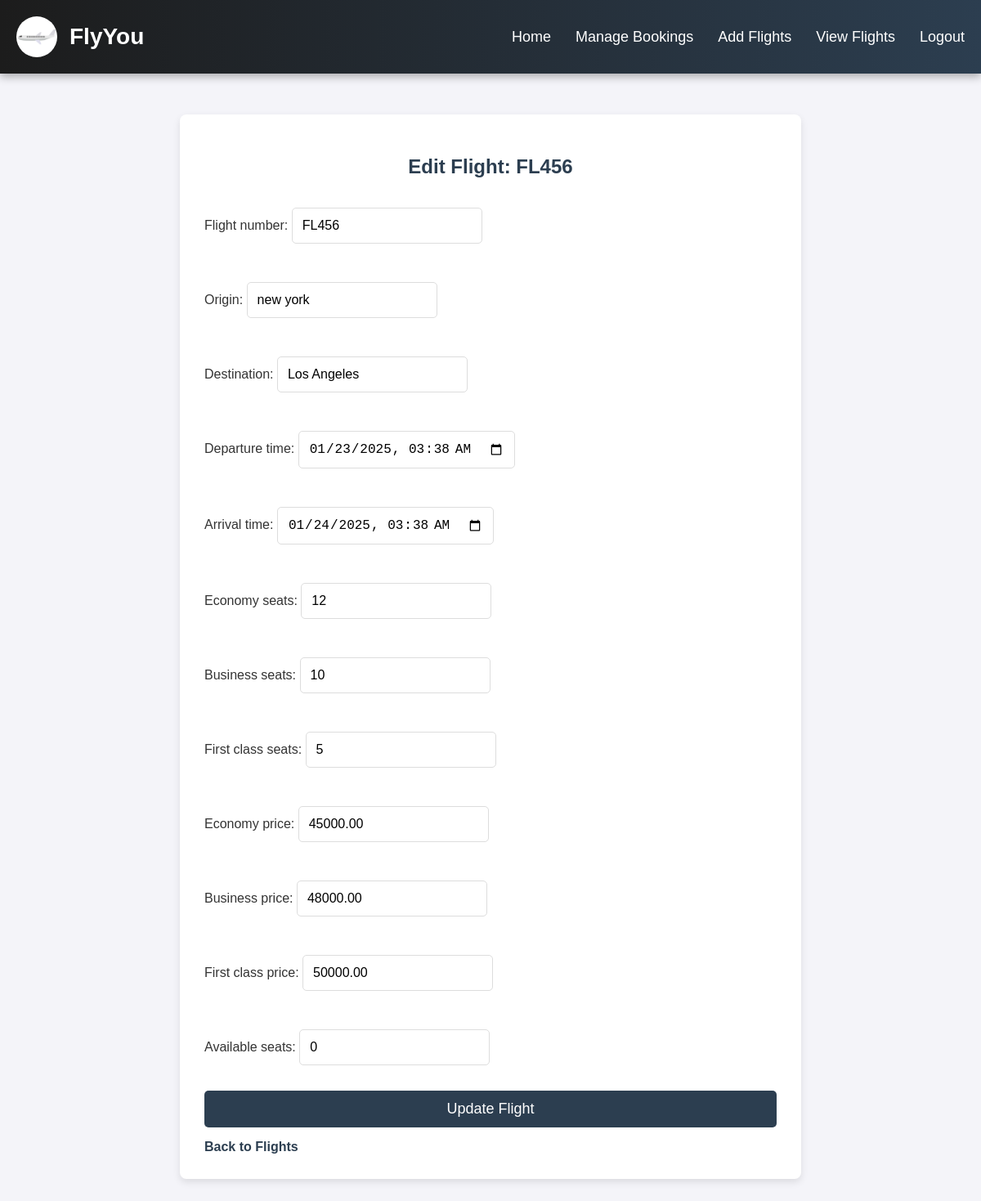
/edit/2/ (signed in), run on an earlier commit of the app's database.
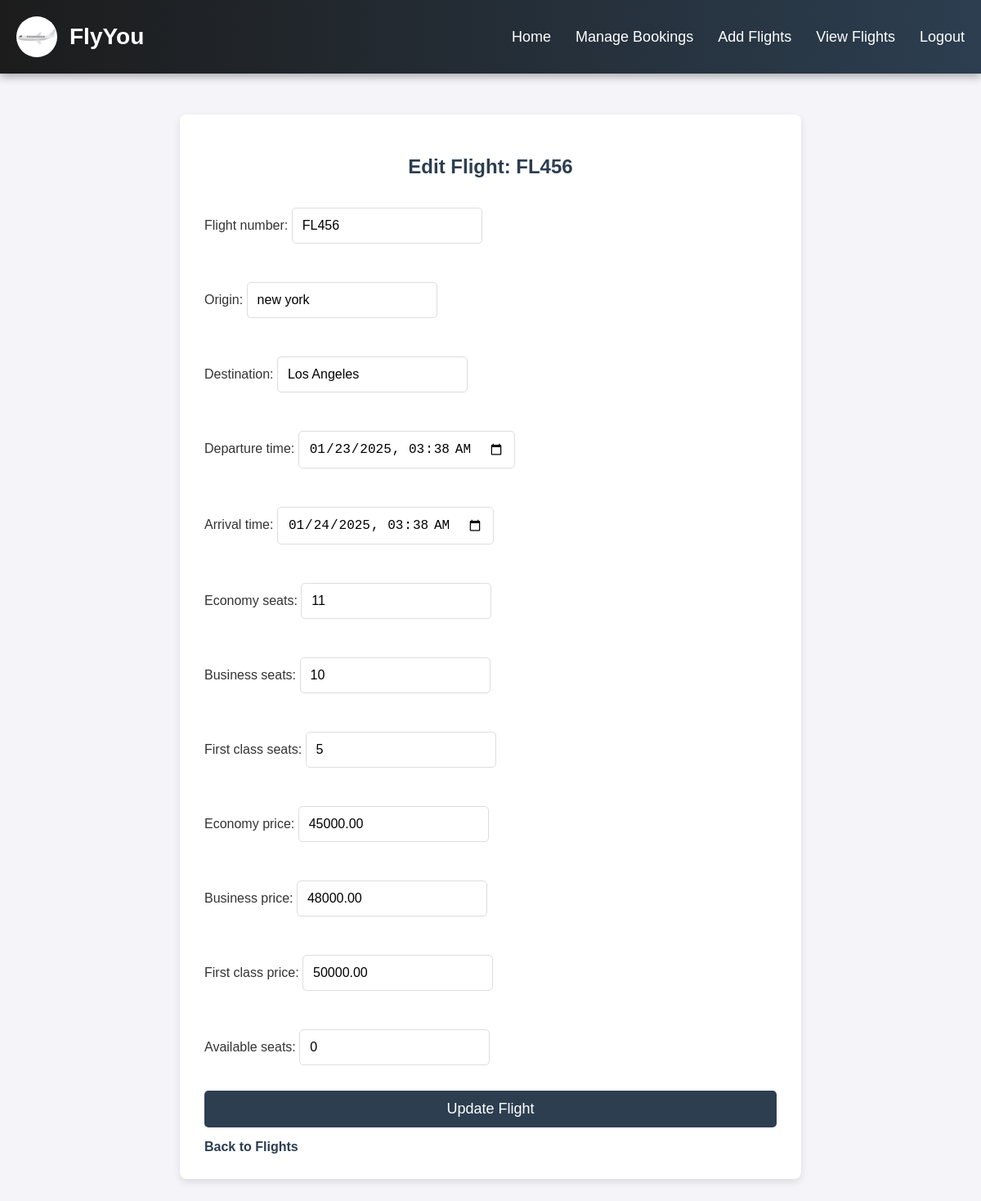
And on a later commit of the database.
### app/models.py (models this page shows, shortened)
class Flight(models.Model):
    flight_number = models.CharField(max_length=100)
    origin = models.CharField(max_length=100)
    destination = models.CharField(max_length=100)
    departure_time = models.DateTimeField()
    arrival_time = models.DateTimeField()
    economy_seats = models.IntegerField(default=0)
    business_seats = models.IntegerField(default=0)
    first_class_seats = models.IntegerField(default=0)
    economy_price = models.DecimalField(max_digits=10, decimal_places=2)
    business_price = models.DecimalField(max_digits=10, decimal_places=2)
    first_class_price = models.DecimalField(max_digits=10, decimal_places=2)
    available_seats = models.IntegerField(default=0)

### app/views.py (the view)
# urls.py: path('edit/<int:flight_id>/', views.edit_flight, name='edit_flight'),
@login_required
def edit_flight(request, flight_id):
    flight = get_object_or_404(Flight, id=flight_id)
    if request.method == 'POST':
        form = FlightForm(request.POST, instance=flight)
        if form.is_valid():
            form.save()
            return redirect('flight_list')  # Redirect to flight list
    else:
        form = FlightForm(instance=flight)
    return render(request, 'admin/edit_flight.html', {'form': form})

### app/forms.py
class FlightForm(forms.ModelForm):
    class Meta:
        model = Flight
        fields = ['flight_number', 'origin', 'destination', 'departure_time', 'arrival_time','economy_seats','business_seats','first_class_seats','economy_price','business_price','first_class_price','available_seats' ]
        widgets = {
            'departure_time': forms.DateTimeInput(attrs={'type': 'datetime-local'}),
            'arrival_time': forms.DateTimeInput(attrs={'type': 'datetime-local'}),
        }

### templates/admin/edit_flight.html (shortened to what this page needs)
<!DOCTYPE html>
<html lang="en">
<head>
    {% load static %}
</head>
<body>
    <nav>
        <div class="navbar-container">
            <div class="navbar-brand">
                <img src="{% static 'images/flightlogo.png' %}" alt="Logo" class="logo">
                <span class="brand-name">FlyYou</span>
            </div>
            <ul class="navbar-links">
                <li class="nav-item">
                    <a href="{% url 'admin_home' %}">Home</a>
                </li>
                <li class="nav-item">
                    <a href="{% url 'manage_bookings' %}">Manage Bookings</a>
                </li>
                <li class="nav-item">
                    <a href="{% url 'add_flight' %}">Add Flights</a>
                </li>
                <li class="nav-item">
                    <a href="{% url 'flight_list' %}">View Flights</a>
                </li>
                <li class="nav-item">
                    <a href="{% url 'user_logout' %}">Logout</a>
                </li>
            </ul>
        </div>
    </nav>
    <div class="container">
        {% block content %}
            <h2>Edit Flight: {{ form.instance.flight_number }}</h2>
            <form method="POST">
                {{ form.as_p }}
                <button type="submit">Update Flight</button>
            </form>
            <a href="{% url 'flight_list' %}" class="back-link">Back to Flights</a>
        {% endblock %}
    </div>
</body>
</html>

What changed in the data, as far as the page shows it:
changed Flight "FL456": economy_seats "12" → "11"
